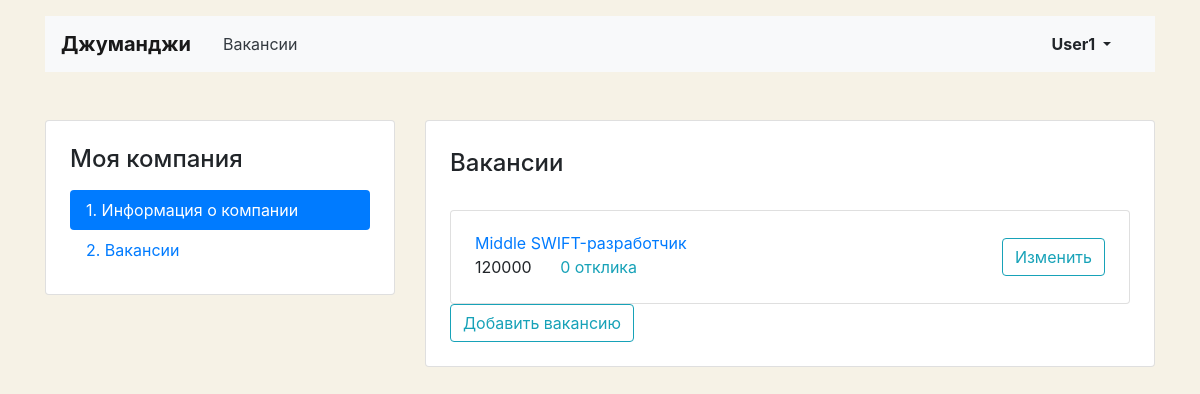
The page /mycompany/vacancies (signed in) on the database as committed earlier.
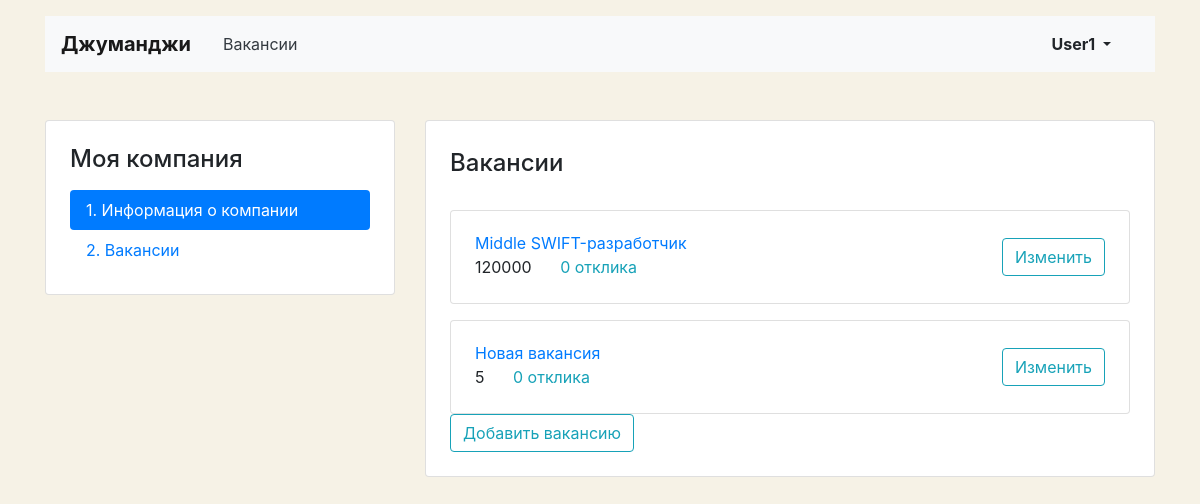
The same page on the database as committed later.
### vacancy/models.py (models this page shows)
class Vacancy(models.Model):
    title = models.CharField(max_length=120)
    specialty = models.ForeignKey(Specialty, on_delete=models.CASCADE, related_name='vacancies')
    company = models.ForeignKey(Company, on_delete=models.CASCADE, related_name='vacancies')
    skills = models.CharField(max_length=120)
    description = models.TextField()
    salary_min = models.IntegerField()
    salary_max = models.IntegerField()
    published_at = models.DateField()

### vacancy/views.py (the view)
# urls.py: path('mycompany/vacancies', MyVacanciesView.as_view(), name='my_vacancies'),
class MyVacanciesView(LoginRequiredMixin, View):
    def get(self, request):
        vacancy = Vacancy.objects.filter(company__owner=request.user.id)
        count_applications = {}
        for vac in vacancy:
            count_applications[vac.id] = Application.objects.filter(vacancy=vac.id).count()
        return render(request, 'my_vacancies.html', context={'vacancy': vacancy, 'count_applications': count_applications})

### vacancy/templates/my_vacancies.html (shortened to what this page needs)
{% extends 'base.html' %}
{% block container %}
  <main class="container mt-3 pb-5">
    <div class="row mt-5">
      <div class="col-12 col-lg-4">
        <aside class="pt-3 pb-4 px-4 mb-5 card">
          <h1 class="h4 pt-2 pb-2">Моя компания</h1>
          <div class="nav flex-column nav-pills">
            <a class="nav-link active" href="{% url 'my_company' %}">1. Информация о&nbsp;компании</a>
            <a class="nav-link" href="{% url 'my_vacancies' %}">2. Вакансии</a>
          </div>
        </aside>
      </div>
      <div class="col-12 col-lg-8">
        <div class="card">
          <div class="card-body px-4 pb-4">
            <section class="tab-pane fade show active">
              <h2 class="h4 pt-2 pb-3">Вакансии</h2>
              {% for vacancy in vacancy %}
              <div class="card mt-3">
                <div class="card-body px-4">
                  <div class="row align-items-center">
                    <div class="col-6 col-lg-8">
                      <a href="{% url 'my_vacancy' vacancy.id %}" class="mb-1">{{vacancy.title}}</a>
                      <p class="mb-1">
                        <span class="mr-4">{{vacancy.salary_min}}</span><a href="{% url 'my_vacancy' vacancy.id %}" class="text-info">{%for vac_id_,amount in count_applications.items%}{%if vacancy.id == vac_id_%} {{amount}} {%endif%}{%endfor%} отклика</a>
                      </p>
                    </div>
                    <div class="col-6 col-lg-4 text-right">
                      <a href="{% url 'my_vacancy' vacancy.id %}" class="btn btn-outline-info">Изменить</a>
                    </div>
                  </div>
                </div>
              </div>
              {% endfor%}
            </section>
             <div>
         <a href="{% url 'my_vacancy_new' %}" class="btn btn-outline-info">Добавить вакансию</a>
          </div>
          </div>
        </div>
      </div>
    </div>
  </main>
{% endblock %}

Rows that differ between the two databases and show on the page:
added Vacancy: title "Новая вакансия", salary_min "5", count_applications "0"
